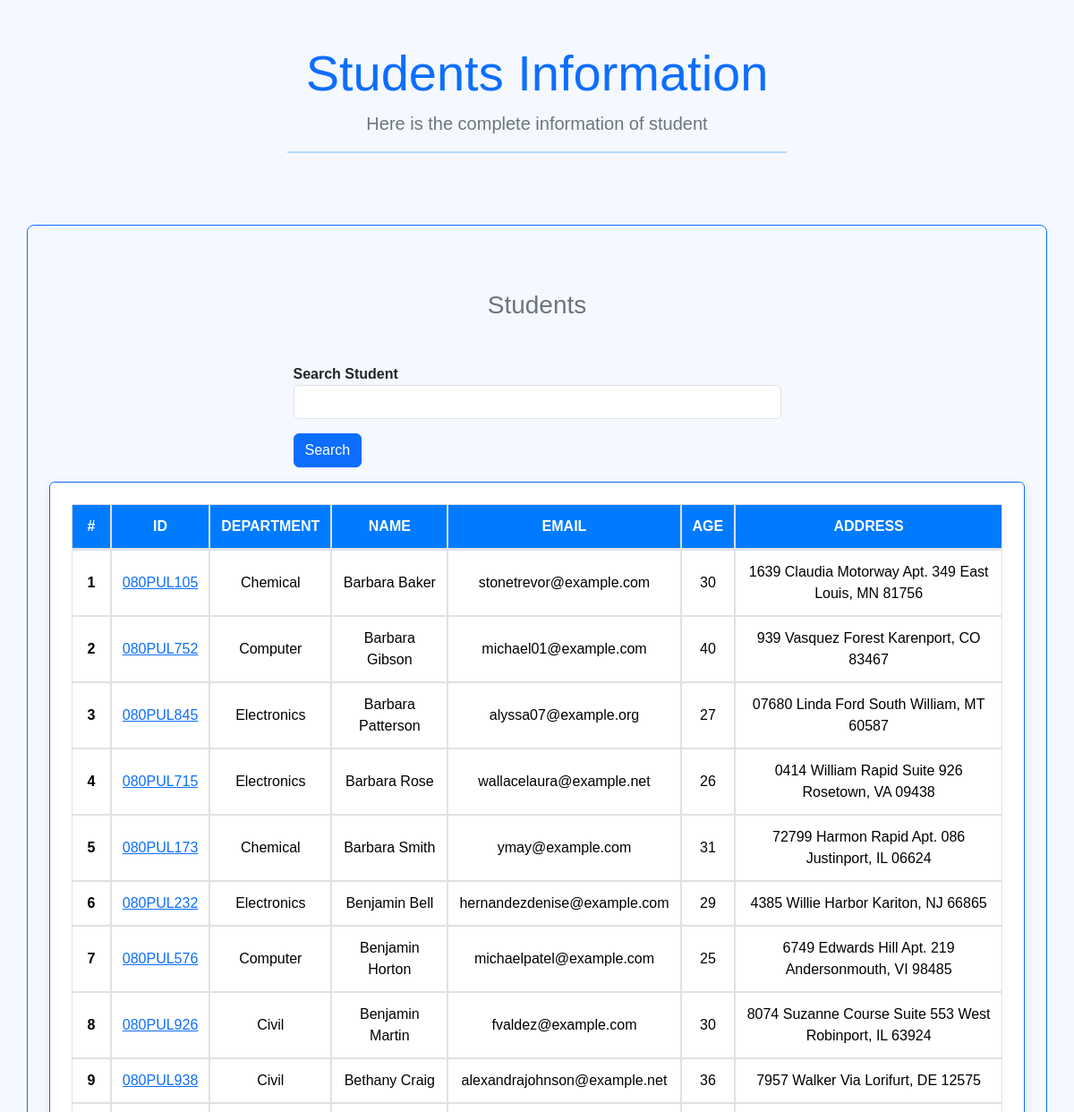
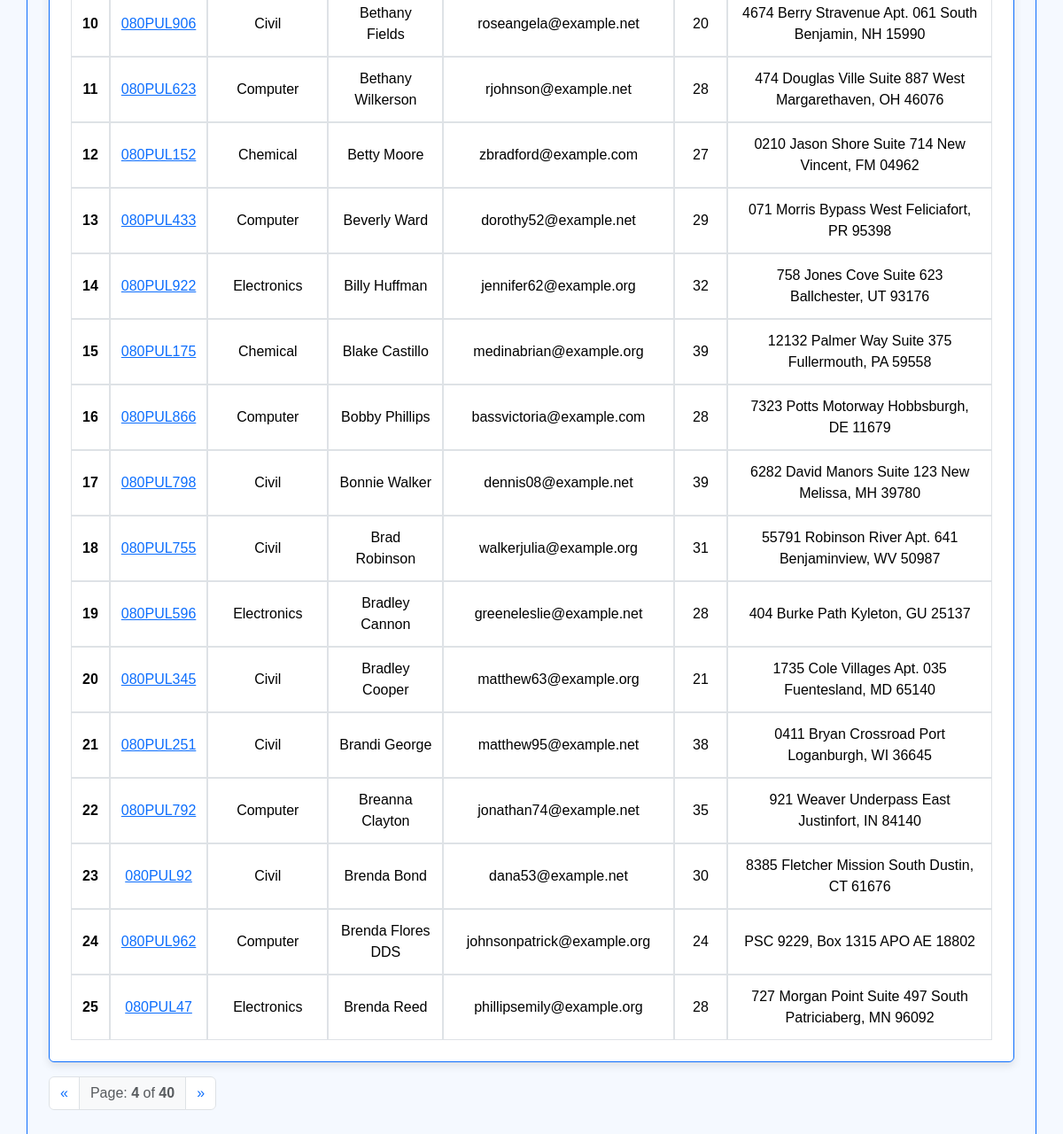
Page /students/?page=4 on the committed database (2 pictures, top to bottom).
### student/models.py (models this page shows, shortened)
class Student(models.Model):
    department  = models.ForeignKey(Department, related_name="depart", on_delete= models.CASCADE)
    student_id  = models.OneToOneField(StudentID, related_name= "studentid", on_delete= models.CASCADE)
    student_name = models.CharField(max_length= 100)
    student_email = models.EmailField(unique= True)
    student_age = models.IntegerField(default= 18)
    student_address = models.TextField()
    class Meta:
        ordering = ['student_name']
        verbose_name = "student"

class StudentID(models.Model):
    student_id = models.CharField(max_length= 100)
    def __str__(self):
        return self.student_id

class Department (models.Model):
    department = models.CharField(max_length = 100)
    def __str__(self):
        return self.department
    class Meta:
        ordering = ['department']

### student/views.py (the view, shortened to what this page needs)
# urls.py: path("students/", get_student, name="get_students"),
def get_student(request):
    queryset = Student.objects.all()
    search = request.GET.get('search', '')
    paginator = Paginator(queryset, 25)
    page_number = request.GET.get("page", 1)
    page_obj = paginator.get_page(page_number)
    page_list = []
    for num in range(1,page_obj.paginator.num_pages + 1):
        page_list.append(num)
    temp = (int(page_number) - 1) * 25 + 1
    count_list = []
    for num in range(temp, (int(page_number) * 25) + 1 ):
        count_list.append(num)
    zipped_list = zip(queryset,count_list)
    return render(request, 'student.html', {'queryset' : page_obj, 'page_list': page_list, 'search_query' : search, 'zipped_list' : zipped_list, 'page_number': int(page_number)} )

### student/templates/student.html (shortened to what this page needs)
{% extends "base.html" %}
{% block start%}
    <body style="background-color: #f5f9ff; font-family: 'Arial', sans-serif;">
        <div class="container text-center py-5">
            <h1 class="display-4 text-primary">Students Information</h1>
            <p class="lead text-secondary">Here is the complete information of student</p>
            <hr class="w-50 mx-auto" style="border-top: 2px solid #007bff;">
        </div>
        <div class = "container border border-primary rounded-3 p-4 mt-3" style="border-width: 5px;">
        <div class="mt-5">
            <h3 class="text-center text-secondary">Students</h3>
            <div class = "mt-5">
                <div class="mx-auto col-6">
                    <form>
                    <div class="form-group mb-3">
                        <label for="SearchBar" class="fw-bold text-dark">Search Student</label>
                        <input  name="search" type="text" class="form-control">
                    </div>
                    <button type = "submit" class = "btn btn-primary">Search</button>
                </form>
                </div>
            <table class="table striped table-bordered table-hover text-center mt-3 styled-table border border-primary rounded p-4">
                <thead class="bg-primary text-white">
                    <tr>
                        <th>#</th>
                        <th>ID</th>
                        <th>Department</th>
                        <th>Name</th>
                        <th>EMAIL</th>
                        <th>Age</th>
                        <th>Address</th>
                    </tr>
                </thead>
                <tbody>
                    {% for student in queryset %}
                    <tr>
                        <th scope="row">{{ forloop.counter }}</th>
                        <td>
                            <a href = "{% url 'get_marks' student.student_id %}">{{ student.student_id }} </a>
                        </td>
                        <td>{{ student.department}}</td>
                        <td>{{ student.student_name}}</td>
                        <td>{{ student.student_email}}</td>
                        <td>{{ student.student_age}}</td>
                        <td>{{ student.student_address}}</td>
                    </tr>
                    {% endfor %}
                </tbody>
            </table>
            <nav aria-label="Page navigation">
                <ul class="pagination">
                    <li class="page-item {% if not queryset.has_previous %}disabled{% endif %}">
                        {% if queryset.has_previous %}
                            <a class="page-link" href="?{% if request.GET.search %}search={{ request.GET.search }}&{% endif %}page={{ queryset.previous_page_number }}" aria-label="Previous">
                                <span aria-hidden="true">&laquo;</span>
                            </a>
                        {% else %}
                            <span class="page-link" aria-hidden="true">&laquo;</span>
                        {% endif %}
                    </li>
                    <li class="page-item disabled">
                        <span class="page-link bg-light">Page: <strong>{{ page_number }}</strong> of <strong>{{ queryset.paginator.num_pages }}</strong></span>
                    </li>
                    <li class="page-item {% if not queryset.has_next %}disabled{% endif %}">
                        {% if queryset.has_next %}
                            <a class="page-link" href="?{% if request.GET.search %}search={{ request.GET.search }}&{% endif %}page={{ queryset.next_page_number }}" aria-label="Next">
                                <span aria-hidden="true">&raquo;</span>
                            </a>
                        {% else %}
                            <span class="page-link" aria-hidden="true">&raquo;</span>
                        {% endif %}
                    </li>
                </ul>
            </nav>
    </body>
    {% endblock %}

### home/templates/custom.css (style rules this page uses)
body { background-image: url('/static/images/background-pattern.svg'); background-size: cover; background-attachment: fixed; }
.table td, .table th { vertical-align: middle; }
.styled-table { border-collapse: separate; border-spacing: 0; width: 100%; border: 1px solid #dee2e6; box-shadow: 0 4px 10px rgba(0, 0, 0, 0.1); overflow: hidden; background-color: #ffffff; }
.styled-table thead th { border-bottom: 2px solid #dee2e6; color: #ffffff; background-color: #007bff; text-transform: uppercase; font-weight: bold; }
.styled-table th, .styled-table td { border: 1px solid #dee2e6; padding: 12px; text-align: center; vertical-align: middle; }
.styled-table tbody tr:nth-of-type(odd) { background-color: #fefefe; }
.styled-table tbody tr:nth-of-type(even) { background-color: #f8f9fa; }

### home/templates/base.html (style rules this page uses)
table { width: 50%; border: 1px solid black; border-collapse: collapse; }
th, td { border: 1px solid black; padding: 8px; text-align: left; }

### rows in the picture
Student: student_id "080PUL105", department "Chemical", student_name "Barbara Baker", student_email "stonetrevor@example.com", student_age "30", student_address "1639 Claudia Motorway Apt. 349 East Louis, MN 81756"
Student: student_id "080PUL752", department "Computer", student_name "Barbara Gibson", student_email "michael01@example.com", student_age "40", student_address "939 Vasquez Forest Karenport, CO 83467"
Student: student_id "080PUL845", department "Electronics", student_name "Barbara Patterson", student_email "alyssa07@example.org", student_age "27", student_address "07680 Linda Ford South William, MT 60587"
Student: student_id "080PUL715", department "Electronics", student_name "Barbara Rose", student_email "wallacelaura@example.net", student_age "26", student_address "0414 William Rapid Suite 926 Rosetown, VA 09438"
Student: student_id "080PUL173", department "Chemical", student_name "Barbara Smith", student_email "ymay@example.com", student_age "31", student_address "72799 Harmon Rapid Apt. 086 Justinport, IL 06624"
Student: student_id "080PUL232", department "Electronics", student_name "Benjamin Bell", student_email "hernandezdenise@example.com", student_age "29", student_address "4385 Willie Harbor Kariton, NJ 66865"
Student: student_id "080PUL576", department "Computer", student_name "Benjamin Horton", student_email "michaelpatel@example.com", student_age "25", student_address "6749 Edwards Hill Apt. 219 Andersonmouth, VI 98485"
Student: student_id "080PUL926", department "Civil", student_name "Benjamin Martin", student_email "fvaldez@example.com", student_age "30", student_address "8074 Suzanne Course Suite 553 West Robinport, IL 63924"
Student: student_id "080PUL938", department "Civil", student_name "Bethany Craig", student_email "alexandrajohnson@example.net", student_age "36", student_address "7957 Walker Via Lorifurt, DE 12575"
Student: student_id "080PUL906", department "Civil", student_name "Bethany Fields", student_email "roseangela@example.net", student_age "20", student_address "4674 Berry Stravenue Apt. 061 South Benjamin, NH 15990"
Student: student_id "080PUL623", department "Computer", student_name "Bethany Wilkerson", student_email "rjohnson@example.net", student_age "28", student_address "474 Douglas Ville Suite 887 West Margarethaven, OH 46076"
Student: student_id "080PUL152", department "Chemical", student_name "Betty Moore", student_email "zbradford@example.com", student_age "27", student_address "0210 Jason Shore Suite 714 New Vincent, FM 04962"
Student: student_id "080PUL433", department "Computer", student_name "Beverly Ward", student_email "dorothy52@example.net", student_age "29", student_address "071 Morris Bypass West Feliciafort, PR 95398"
Student: student_id "080PUL922", department "Electronics", student_name "Billy Huffman", student_email "jennifer62@example.org", student_age "32", student_address "758 Jones Cove Suite 623 Ballchester, UT 93176"
Student: student_id "080PUL175", department "Chemical", student_name "Blake Castillo", student_email "medinabrian@example.org", student_age "39", student_address "12132 Palmer Way Suite 375 Fullermouth, PA 59558"
Student: student_id "080PUL866", department "Computer", student_name "Bobby Phillips", student_email "bassvictoria@example.com", student_age "28", student_address "7323 Potts Motorway Hobbsburgh, DE 11679"
Student: student_id "080PUL798", department "Civil", student_name "Bonnie Walker", student_email "dennis08@example.net", student_age "39", student_address "6282 David Manors Suite 123 New Melissa, MH 39780"
Student: student_id "080PUL755", department "Civil", student_name "Brad Robinson", student_email "walkerjulia@example.org", student_age "31", student_address "55791 Robinson River Apt. 641 Benjaminview, WV 50987"
Student: student_id "080PUL596", department "Electronics", student_name "Bradley Cannon", student_email "greeneleslie@example.net", student_age "28", student_address "404 Burke Path Kyleton, GU 25137"
Student: student_id "080PUL345", department "Civil", student_name "Bradley Cooper", student_email "matthew63@example.org", student_age "21", student_address "1735 Cole Villages Apt. 035 Fuentesland, MD 65140"
Student: student_id "080PUL251", department "Civil", student_name "Brandi George", student_email "matthew95@example.net", student_age "38", student_address "0411 Bryan Crossroad Port Loganburgh, WI 36645"
Student: student_id "080PUL792", department "Computer", student_name "Breanna Clayton", student_email "jonathan74@example.net", student_age "35", student_address "921 Weaver Underpass East Justinfort, IN 84140"
Student: student_id "080PUL92", department "Civil", student_name "Brenda Bond", student_email "dana53@example.net", student_age "30", student_address "8385 Fletcher Mission South Dustin, CT 61676"
Student: student_id "080PUL962", department "Computer", student_name "Brenda Flores DDS", student_email "johnsonpatrick@example.org", student_age "24", student_address "PSC 9229, Box 1315 APO AE 18802"
Student: student_id "080PUL47", department "Electronics", student_name "Brenda Reed", student_email "phillipsemily@example.org", student_age "28", student_address "727 Morgan Point Suite 497 South Patriciaberg, MN 96092"

### other values in the picture
{{ page_number }} "4"
{{ queryset.paginator.num_pages }} "40"
